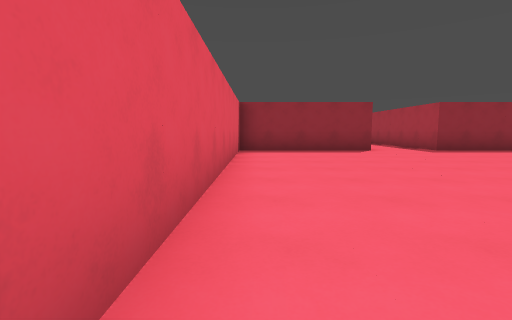
view 1 (above)

16 first-person views from a walk through a Godot game level. The camera is 1.2 m above the floor, tilts 6° down and sees 85° across. The floor is counted in squares, 2 m on a side. Each view is taken from the middle of a square. On the plan, view 1 faces up. The plan holds only what a view shows up to about 9 squares ahead; the rest is blank. The place goes on beyond the plan.

view 2
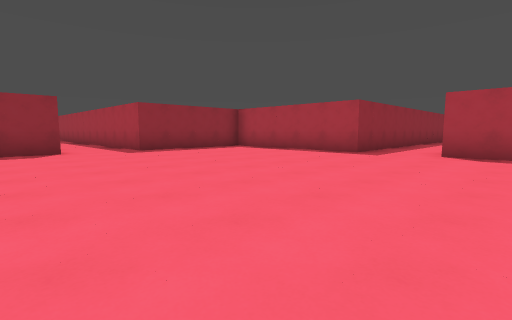

view 3
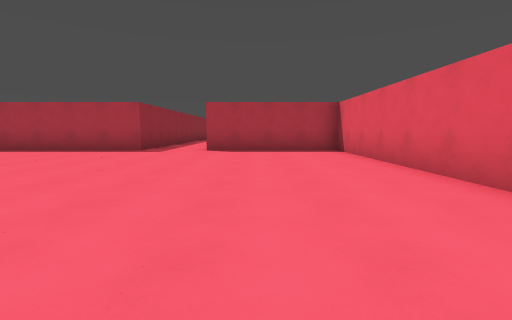

view 4
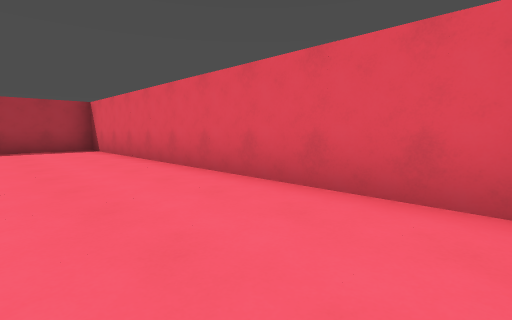

view 5
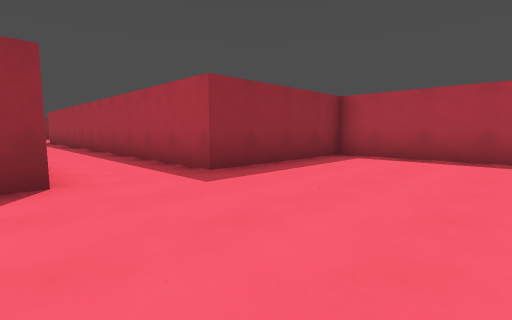

view 6
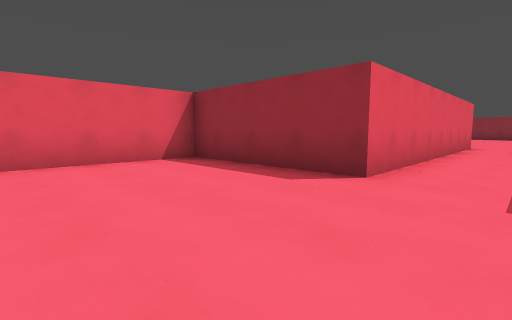

view 7
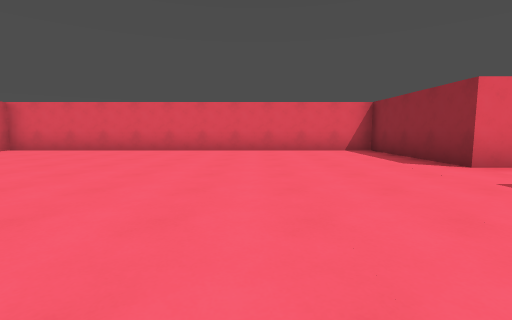

view 8
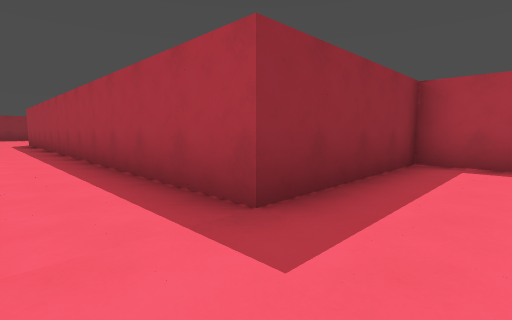

view 9
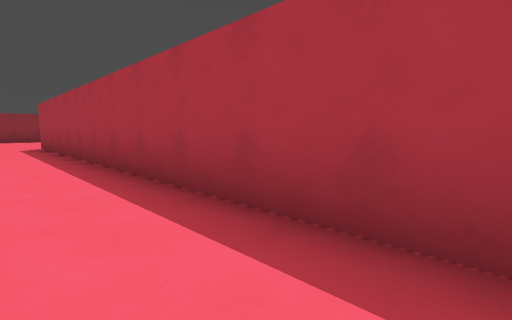

view 10
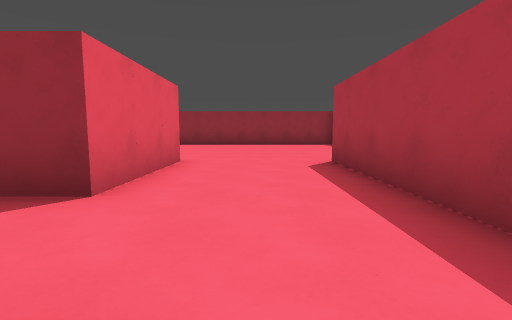

view 11
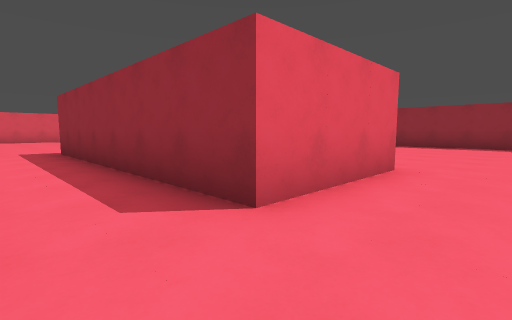

view 12
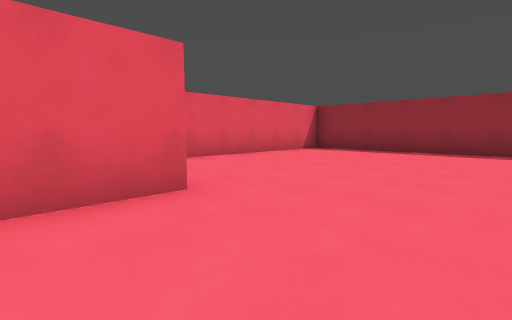

view 13
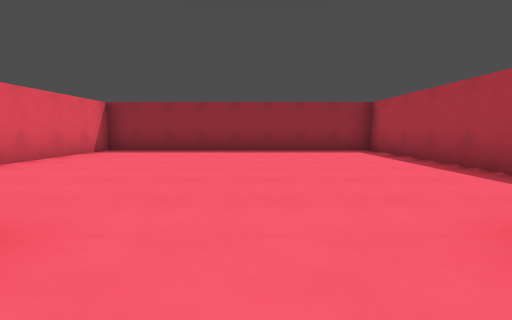

view 14
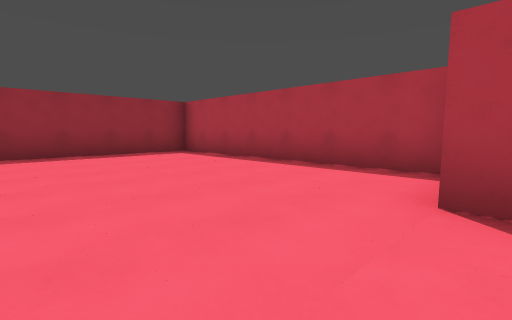

view 15
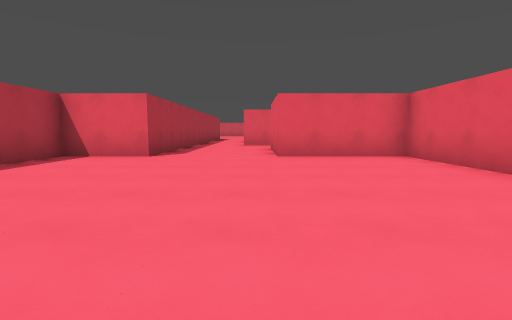

view 16
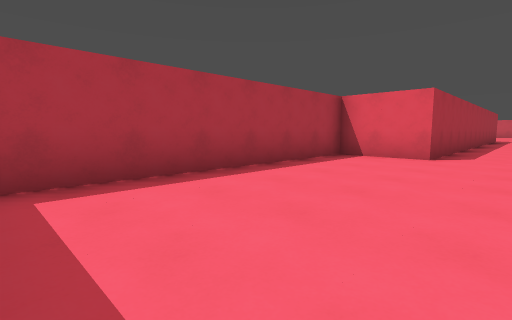

### Floor plan
Points are (right, up) in squares from view 1. A wall is a line through its corners. A room is listed if a view was taken in it or the views show most of it. See-through windows are left out.
Room 1 (views 1, 2, 3, 4, 5, 6, 7, 8, 9, 10)
walls: (10.5, 3.5) (9.5, 3.5) (9.5, 8.5) (5.5, 8.5) (5.5, 16.5); (3.5, 16.4) (3.5, 8.5) (-0.5, 8.5) (-0.5, -2.5) (9.5, -2.5) (9.5, 1.5)
ways out: opening at (4.5, 17) to room 2
Room 2 (views 11, 12, 13, 14, 15, 16)
walls: (5.5, 16.5) (5.5, 21.5) (7.5, 21.5) (7.5, 28.5) (-0.5, 28.5) (-0.5, 21.5) (2.5, 21.5) (2.5, 18.5)
ways out: opening at (4.5, 17) to room 1; opening at (2.5, 17.5)

Where each view was taken, in squares from view 1:
view 1: 0 up, 0 right, facing up
view 2: 0 up, 2 right, facing up-right
view 3: 0 up, 1 right, facing right
view 4: 0 up, 0 right, facing down-right
view 5: 5 up, 3 right, facing up-right
view 6: 5 up, 5 right, facing up-left
view 7: 5 up, 8 right, facing left
view 8: 7 up, 4 right, facing up-right
view 9: 10 up, 4 right, facing up-right
view 10: 16 up, 4 right, facing up
view 11: 17 up, 4 right, facing up-left
view 12: 20 up, 5 right, facing up-left
view 13: 20 up, 4 right, facing up
view 14: 21 up, 3 right, facing up-right
view 15: 28 up, 3 right, facing down
view 16: 28 up, 4 right, facing down-right
